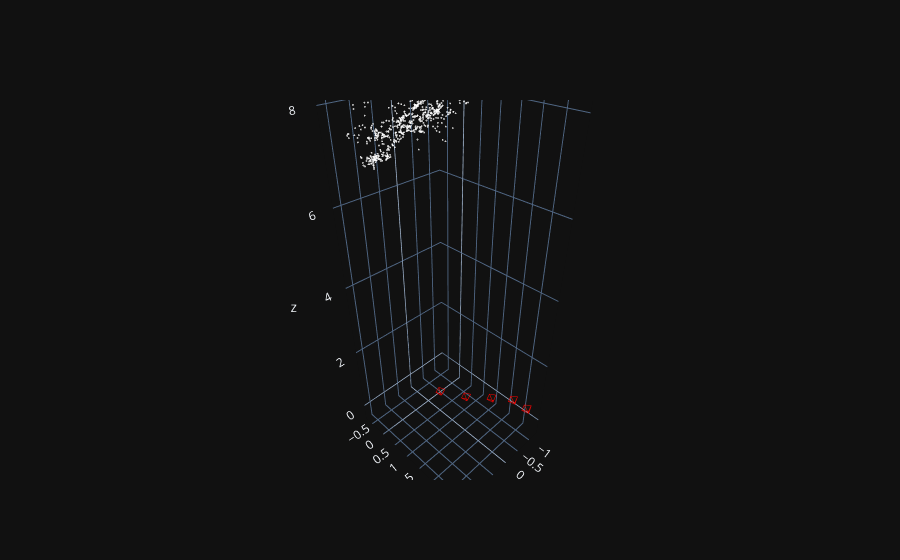

Write notebook code for a chart like this one.
### Markdown cell above
Display the reconstructed scene and cameras

### Code cell
M = np.zeros(shape=(noofImages, 4, 4), dtype=np.float32)
M[..., 3, 3] = 1.0
M[..., :3, :3] = cams.orientation.detach().cpu().numpy()
M[..., :3, 3] = cams.C.detach().cpu().numpy()

fig = plotly_pointcloud_and_camera(pt3D=[scene_points[scene_points_inlier]], cam_matrices=M)
fig.show()

### Figure 1 — Plotly figure (JSON) as saved in the notebook; plotly's stock layout.template omitted (floating-point values rounded to 4 significant figures; data arrays with more than 128 entries replaced by an {"elided": "..."} marker saying what was removed)
{"data": [{"color": "#00ff00", "i": [0, 0, 0, 1, 2, 3], "j": [1, 2, 1, 2, 3, 0], "k": [2, 3, 4, 4, 4, 4], "opacity": 0.01, "x": [-0.2848, -0.09864, -0.1708, -0.3569, -0.2402], "y": [0.1618, 0.2345, 0.4207, 0.348, 0.2993], "z": [-0.07072, -0.07938, -0.06737, -0.05871, -0.2685], "type": "mesh3d"}, {"line": {"color": "#ff0000", "width": 1}, "mode": "lines", "opacity": 1, "x": [-0.2848, -0.09864, -0.1708, -0.3569, -0.2848, -0.2402, -0.09864, -0.1708, -0.2402, -0.3569, null], "y": [0.1618, 0.2345, 0.4207, 0.348, 0.1618, 0.2993, 0.2345, 0.4207, 0.2993, 0.348, null], "z": [-0.07072, -0.07938, -0.06737, -0.05871, -0.07072, -0.2685, -0.07938, -0.06737, -0.2685, -0.05871, null], "type": "scatter3d"}, {"color": "#00ff00", "i": [0, 0, 0, 1, 2, 3], "j": [1, 2, 1, 2, 3, 0], "k": [2, 3, 4, 4, 4, 4], "opacity": 0.01, "x": [-0.5975, -0.4106, -0.4787, -0.6656, -0.5586], "y": [0.8909, 0.9613, 1.147, 1.076, 1.046], "z": [0.02317, 0.01331, 0.04563, 0.05549, -0.1627], "type": "mesh3d"}, {"line": {"color": "#ff0000", "width": 1}, "mode": "lines", "opacity": 1, "x": [-0.5975, -0.4106, -0.4787, -0.6656, -0.5975, -0.5586, -0.4106, -0.4787, -0.5586, -0.6656, null], "y": [0.8909, 0.9613, 1.147, 1.076, 0.8909, 1.046, 0.9613, 1.147, 1.046, 1.076, null], "z": [0.02317, 0.01331, 0.04563, 0.05549, 0.02317, -0.1627, 0.01331, 0.04563, -0.1627, 0.05549, null], "type": "scatter3d"}, {"color": "#00ff00", "i": [0, 0, 0, 1, 2, 3], "j": [1, 2, 1, 2, 3, 0], "k": [2, 3, 4, 4, 4, 4], "opacity": 0.01, "x": [-0.9588, -0.7716, -0.8354, -1.023, -0.927], "y": [1.526, 1.595, 1.778, 1.709, 1.695], "z": [0.1863, 0.1727, 0.2235, 0.2371, 0.01192], "type": "mesh3d"}, {"line": {"color": "#ff0000", "width": 1}, "mode": "lines", "opacity": 1, "x": [-0.9588, -0.7716, -0.8354, -1.023, -0.9588, -0.927, -0.7716, -0.8354, -0.927, -1.023, null], "y": [1.526, 1.595, 1.778, 1.709, 1.526, 1.695, 1.595, 1.778, 1.695, 1.709, null], "z": [0.1863, 0.1727, 0.2235, 0.2371, 0.1863, 0.01192, 0.1727, 0.2235, 0.01192, 0.2371, null], "type": "scatter3d"}, {"color": "#00ff00", "i": [0, 0, 0, 1, 2, 3], "j": [1, 2, 1, 2, 3, 0], "k": [2, 3, 4, 4, 4, 4], "opacity": 0.01, "x": [-1.184, -0.9963, -1.055, -1.243, -1.155], "y": [2.093, 2.16, 2.339, 2.272, 2.274], "z": [0.3751, 0.36, 0.4262, 0.4412, 0.2125], "type": "mesh3d"}, {"line": {"color": "#ff0000", "width": 1}, "mode": "lines", "opacity": 1, "x": [-1.184, -0.9963, -1.055, -1.243, -1.184, -1.155, -0.9963, -1.055, -1.155, -1.243, null], "y": [2.093, 2.16, 2.339, 2.272, 2.093, 2.274, 2.16, 2.339, 2.274, 2.272, null], "z": [0.3751, 0.36, 0.4262, 0.4412, 0.3751, 0.2125, 0.36, 0.4262, 0.2125, 0.4412, null], "type": "scatter3d"}, {"color": "#00ff00", "i": [0, 0, 0, 1, 2, 3], "j": [1, 2, 1, 2, 3, 0], "k": [2, 3, 4, 4, 4, 4], "opacity": 0.01, "x": [-1.091, -0.9008, -0.9547, -1.144, -1.056], "y": [2.613, 2.675, 2.852, 2.789, 2.803], "z": [0.5161, 0.506, 0.5834, 0.5935, 0.3656], "type": "mesh3d"}, {"line": {"color": "#ff0000", "width": 1}, "mode": "lines", "opacity": 1, "x": [-1.091, -0.9008, -0.9547, -1.144, -1.091, -1.056, -0.9008, -0.9547, -1.056, -1.144, null], "y": [2.613, 2.675, 2.852, 2.789, 2.613, 2.803, 2.675, 2.852, 2.803, 2.789, null], "z": [0.5161, 0.506, 0.5834, 0.5935, 0.5161, 0.3656, 0.506, 0.5834, 0.3656, 0.5935, null], "type": "scatter3d"}, {"marker": {"color": {"elided": "587 int values"}, "size": {"elided": "587 int values"}}, "mode": "markers", "x": {"elided": "587 float values"}, "y": {"elided": "587 float values"}, "z": {"elided": "587 float values"}, "type": "scatter3d"}], "layout": {"showlegend": false}}
